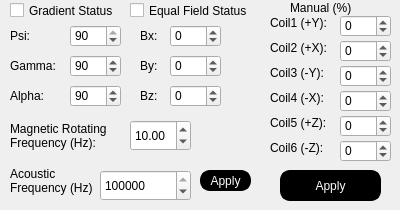
     <widget class="QWidget" name="Control">
      <attribute name="title">
       <string>Manual Control</string>
      </attribute>
      <widget class="QCheckBox" name="gradient_status_checkbox">
       <property name="geometry">
        <rect>
         <x>10</x>
         <y>0</y>
         <width>141</width>
         <height>21</height>
        </rect>
       </property>
       <property name="text">
        <string>Gradient Status</string>
       </property>
      </widget>
      <widget class="QCheckBox" name="equal_field_checkbox">
       <property name="geometry">
        <rect>
         <x>130</x>
         <y>0</y>
         <width>121</width>
         <height>21</height>
        </rect>
       </property>
       <property name="text">
        <string>Equal Field Status</string>
       </property>
      </widget>
      <widget class="QLabel" name="psilabel">
       <property name="geometry">
        <rect>
         <x>10</x>
         <y>25</y>
         <width>31</width>
         <height>21</height>
        </rect>
       </property>
       <property name="text">
        <string>Psi: </string>
       </property>
      </widget>
      <widget class="QLabel" name="gammalabel">
       <property name="geometry">
        <rect>
         <x>10</x>
         <y>55</y>
         <width>51</width>
         <height>21</height>
        </rect>
       </property>
       <property name="text">
        <string>Gamma: </string>
       </property>
      </widget>
      <widget class="QSpinBox" name="alphaspinBox">
       <property name="geometry">
        <rect>
         <x>70</x>
         <y>85</y>
         <width>51</width>
         <height>22</height>
        </rect>
       </property>
       <property name="maximum">
        <number>360</number>
       </property>
       <property name="value">
        <number>90</number>
       </property>
      </widget>
      <widget class="QLabel" name="manualalphalabel">
       <property name="geometry">
        <rect>
         <x>10</x>
         <y>85</y>
         <width>41</width>
         <height>21</height>
        </rect>
       </property>
       <property name="text">
        <string>Alpha:</string>
       </property>
      </widget>
      <widget class="QDoubleSpinBox" name="magneticfrequencyspinBox">
       <property name="geometry">
        <rect>
         <x>130</x>
         <y>120</y>
         <width>61</width>
         <height>31</height>
        </rect>
       </property>
       <property name="decimals">
        <number>2</number>
       </property>
       <property name="maximum">
        <double>250.000000000000000</double>
       </property>
       <property name="value">
        <double>10.000000000000000</double>
       </property>
      </widget>
      <widget class="QLabel" name="rollingfrequencylabel">
       <property name="geometry">
        <rect>
         <x>10</x>
         <y>115</y>
         <width>111</width>
         <height>41</height>
        </rect>
       </property>
       <property name="text">
        <string>Magnetic Rotating 
Frequency (Hz):</string>
       </property>
      </widget>
      <widget class="QSpinBox" name="gammaspinBox">
       <property name="geometry">
        <rect>
         <x>70</x>
         <y>55</y>
         <width>51</width>
         <height>22</height>
        </rect>
       </property>
       <property name="maximum">
        <number>180</number>
       </property>
       <property name="value">
        <number>90</number>
       </property>
      </widget>
      <widget class="QSpinBox" name="psispinBox">
       <property name="geometry">
        <rect>
         <x>70</x>
         <y>25</y>
         <width>51</width>
         <height>22</height>
        </rect>
       </property>
       <property name="maximum">
        <number>90</number>
       </property>
       <property name="value">
        <number>90</number>
       </property>
      </widget>
      <widget class="QLabel" name="label_6">
       <property name="geometry">
        <rect>
         <x>290</x>
         <y>0</y>
         <width>81</width>
         <height>16</height>
        </rect>
       </property>
       <property name="text">
        <string>Manual (%)</string>
       </property>
      </widget>
      <widget class="QSpinBox" name="manualfieldCoil1">
       <property name="geometry">
        <rect>
         <x>340</x>
         <y>15</y>
         <width>51</width>
         <height>22</height>
        </rect>
       </property>
       <property name="minimum">
        <number>-100</number>
       </property>
       <property name="maximum">
        <number>100</number>
       </property>
       <property name="value">
        <number>0</number>
       </property>
      </widget>
      <widget class="QLabel" name="label_7">
       <property name="geometry">
        <rect>
         <x>270</x>
         <y>15</y>
         <width>61</width>
         <height>16</height>
        </rect>
       </property>
       <property name="text">
        <string>Coil1 (+Y):</string>
       </property>
      </widget>
      <widget class="QSpinBox" name="manualfieldCoil2">
       <property name="geometry">
        <rect>
         <x>340</x>
         <y>40</y>
         <width>51</width>
         <height>22</height>
        </rect>
       </property>
       <property name="minimum">
        <number>-100</number>
       </property>
       <property name="maximum">
        <number>100</number>
       </property>
       <property name="value">
        <number>0</number>
       </property>
       <property name="displayIntegerBase">
        <number>10</number>
       </property>
      </widget>
      <widget class="QLabel" name="label_8">
       <property name="geometry">
        <rect>
         <x>270</x>
         <y>40</y>
         <width>61</width>
         <height>16</height>
        </rect>
       </property>
       <property name="text">
        <string>Coil2 (+X):</string>
       </property>
      </widget>
      <widget class="QSpinBox" name="manualfieldCoil3">
       <property name="geometry">
        <rect>
         <x>340</x>
         <y>65</y>
         <width>51</width>
         <height>22</height>
        </rect>
       </property>
       <property name="minimum">
        <number>-100</number>
       </property>
       <property name="maximum">
        <number>100</number>
       </property>
       <property name="value">
        <number>0</number>
       </property>
       <property name="displayIntegerBase">
        <number>10</number>
       </property>
      </widget>
      <widget class="QLabel" name="label_9">
       <property name="geometry">
        <rect>
         <x>270</x>
         <y>65</y>
         <width>61</width>
         <height>16</height>
        </rect>
       </property>
       <property name="text">
        <string>Coil3 (-Y):</string>
       </property>
      </widget>
      <widget class="QPushButton" name="manualapplybutton">
       <property name="geometry">
        <rect>
         <x>280</x>
         <y>170</y>
         <width>101</width>
         <height>31</height>
        </rect>
       </property>
       <property name="styleSheet">
        <string notr="true">QPushButton {
                color: rgb(255, 255, 255);
                background-color: rgb(0, 0, 0);
                border-style: outset;
                border-width: 2px;
                border-radius: 10px;
                border-color: rgb(0, 0, 0);
                min-width: 1em;
                padding: 1px;
            }
            QPushButton:hover {
                background-color: rgb(100, 100, 100);
                color: rgb(0, 0, 0);
                border-style: inset;
            }

 		QPushButton:checked {
                color: rgb(255, 255, 255);
                background-color: rgb(255, 0, 0);
                border-style: outset;
                border-width: 2px;
                border-radius: 10px;
                border-color: rgb(200, 0, 0);
                min-width: 1em;
                padding: 1px;
}</string>
       </property>
       <property name="text">
        <string>Apply</string>
       </property>
       <property name="checkable">
        <bool>true</bool>
       </property>
      </widget>
      <widget class="QPushButton" name="applyacousticbutton">
       <property name="geometry">
        <rect>
         <x>200</x>
         <y>170</y>
         <width>51</width>
         <height>21</height>
        </rect>
       </property>
       <property name="styleSheet">
        <string notr="true">QPushButton {
                color: rgb(255, 255, 255);
                background-color: rgb(0, 0, 0);
                border-style: outset;
                border-width: 2px;
                border-radius: 10px;
                border-color: rgb(0, 0, 0);
                min-width: 1em;
                padding: 1px;
            }
            QPushButton:hover {
                background-color: rgb(100, 100, 100);
                color: rgb(0, 0, 0);
                border-style: inset;
            }

 		QPushButton:checked {
                color: rgb(255, 255, 255);
                background-color: rgb(255, 0, 0);
                border-style: outset;
                border-width: 2px;
                border-radius: 10px;
                border-color: rgb(200, 0, 0);
                min-width: 1em;
                padding: 1px;
}</string>
       </property>
       <property name="text">
        <string>Apply</string>
       </property>
       <property name="checkable">
        <bool>true</bool>
       </property>
      </widget>
      <widget class="QLabel" name="acousticfreqlabel">
       <property name="geometry">
        <rect>
         <x>10</x>
         <y>160</y>
         <width>91</width>
         <height>41</height>
        </rect>
       </property>
       <property name="styleSheet">
        <string notr="true"/>
       </property>
       <property name="text">
        <string>Acoustic 
Frequency (Hz)</string>
       </property>
      </widget>
      <widget class="QSpinBox" name="acousticfreq_spinBox">
       <property name="geometry">
        <rect>
         <x>100</x>
         <y>170</y>
         <width>91</width>
         <height>31</height>
        </rect>
       </property>
       <property name="maximum">
        <number>3000000</number>
       </property>
       <property name="singleStep">
        <number>1000</number>
       </property>
       <property name="value">
        <number>1000000</number>
       </property>
      </widget>
      <widget class="QLabel" name="label_16">
       <property name="geometry">
        <rect>
         <x>270</x>
         <y>90</y>
         <width>61</width>
         <height>16</height>
        </rect>
       </property>
       <property name="text">
        <string>Coil4 (-X):</string>
       </property>
      </widget>
      <widget class="QLabel" name="label_17">
       <property name="geometry">
        <rect>
         <x>270</x>
         <y>115</y>
         <width>61</width>
         <height>16</height>
        </rect>
       </property>
       <property name="text">
        <string>Coil5 (+Z):</string>
       </property>
      </widget>
      <widget class="QLabel" name="label_18">
       <property name="geometry">
        <rect>
         <x>270</x>
         <y>140</y>
         <width>61</width>
         <height>16</height>
        </rect>
       </property>
       <property name="text">
        <string>Coil6 (-Z):</string>
       </property>
      </widget>
      <widget class="QSpinBox" name="manualfieldCoil4">
       <property name="geometry">
        <rect>
         <x>340</x>
         <y>90</y>
         <width>51</width>
         <height>22</height>
        </rect>
       </property>
       <property name="minimum">
        <number>-100</number>
       </property>
       <property name="maximum">
        <number>100</number>
       </property>
       <property name="value">
        <number>0</number>
       </property>
       <property name="displayIntegerBase">
        <number>10</number>
       </property>
      </widget>
      <widget class="QSpinBox" name="manualfieldCoil5">
       <property name="geometry">
        <rect>
         <x>340</x>
         <y>115</y>
         <width>51</width>
         <height>22</height>
        </rect>
       </property>
       <property name="minimum">
        <number>-100</number>
       </property>
       <property name="maximum">
        <number>100</number>
       </property>
       <property name="value">
        <number>0</number>
       </property>
       <property name="displayIntegerBase">
        <number>10</number>
       </property>
      </widget>
      <widget class="QSpinBox" name="manualfieldCoil6">
       <property name="geometry">
        <rect>
         <x>340</x>
         <y>140</y>
         <width>51</width>
         <height>22</height>
        </rect>
       </property>
       <property name="minimum">
        <number>-100</number>
       </property>
       <property name="maximum">
        <number>100</number>
       </property>
       <property name="value">
        <number>0</number>
       </property>
       <property name="displayIntegerBase">
        <number>10</number>
       </property>
      </widget>
      <widget class="QLabel" name="Bxlabel">
       <property name="geometry">
        <rect>
         <x>140</x>
         <y>25</y>
         <width>31</width>
         <height>21</height>
        </rect>
       </property>
       <property name="text">
        <string>Bx:</string>
       </property>
      </widget>
      <widget class="QLabel" name="Bzlabel">
       <property name="geometry">
        <rect>
         <x>140</x>
         <y>85</y>
         <width>31</width>
         <height>21</height>
        </rect>
       </property>
       <property name="text">
        <string>Bz:</string>
       </property>
      </widget>
      <widget class="QLabel" name="Bylabel">
       <property name="geometry">
        <rect>
         <x>140</x>
         <y>55</y>
         <width>31</width>
         <height>21</height>
        </rect>
       </property>
       <property name="text">
        <string>By:</string>
       </property>
      </widget>
      <widget class="QSpinBox" name="Bxspinbox">
       <property name="geometry">
        <rect>
         <x>170</x>
         <y>25</y>
         <width>51</width>
         <height>22</height>
        </rect>
       </property>
       <property name="minimum">
        <number>-100</number>
       </property>
       <property name="maximum">
        <number>100</number>
       </property>
       <property name="singleStep">
        <number>5</number>
       </property>
       <property name="value">
        <number>0</number>
       </property>
      </widget>
      <widget class="QSpinBox" name="Byspinbox">
       <property name="geometry">
        <rect>
         <x>170</x>
         <y>55</y>
         <width>51</width>
         <height>22</height>
        </rect>
       </property>
       <property name="minimum">
        <number>-100</number>
       </property>
       <property name="maximum">
        <number>100</number>
       </property>
       <property name="singleStep">
        <number>5</number>
       </property>
       <property name="value">
        <number>0</number>
       </property>
      </widget>
      <widget class="QSpinBox" name="Bzspinbox">
       <property name="geometry">
        <rect>
         <x>170</x>
         <y>85</y>
         <width>51</width>
         <height>22</height>
        </rect>
       </property>
       <property name="minimum">
        <number>-100</number>
       </property>
       <property name="maximum">
        <number>100</number>
       </property>
       <property name="singleStep">
        <number>5</number>
       </property>
       <property name="value">
        <number>0</number>
       </property>
      </widget>
     </widget>
